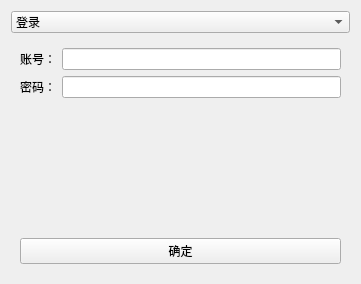
<?xml version="1.0" encoding="UTF-8"?>
<ui version="4.0">
 <class>Widget</class>
 <widget class="QWidget" name="Widget">
  <property name="geometry">
   <rect>
    <x>0</x>
    <y>0</y>
    <width>361</width>
    <height>284</height>
   </rect>
  </property>
  <property name="windowTitle">
   <string>Widget</string>
  </property>
  <layout class="QVBoxLayout" name="verticalLayout_4">
   <item>
    <layout class="QVBoxLayout" name="verticalLayout_3">
     <item>
      <widget class="QComboBox" name="comboBox">
       <item>
        <property name="text">
         <string>登录</string>
        </property>
       </item>
       <item>
        <property name="text">
         <string>注册</string>
        </property>
       </item>
      </widget>
     </item>
     <item>
      <widget class="QWidget" name="login_or_regist" native="true">
       <layout class="QVBoxLayout" name="verticalLayout_2">
        <item>
         <layout class="QVBoxLayout" name="verticalLayout">
          <item>
           <layout class="QHBoxLayout" name="horizontalLayout">
            <item>
             <widget class="QLabel" name="label">
              <property name="text">
               <string>账号：</string>
              </property>
             </widget>
            </item>
            <item>
             <widget class="QLineEdit" name="account"/>
            </item>
           </layout>
          </item>
          <item>
           <layout class="QHBoxLayout" name="horizontalLayout_2">
            <item>
             <widget class="QLabel" name="label_2">
              <property name="text">
               <string>密码：</string>
              </property>
             </widget>
            </item>
            <item>
             <widget class="QLineEdit" name="passwd">
              <property name="echoMode">
               <enum>QLineEdit::Password</enum>
              </property>
             </widget>
            </item>
           </layout>
          </item>
          <item>
           <spacer name="verticalSpacer">
            <property name="orientation">
             <enum>Qt::Vertical</enum>
            </property>
            <property name="sizeHint" stdset="0">
             <size>
              <width>17</width>
              <height>17</height>
             </size>
            </property>
           </spacer>
          </item>
          <item>
           <widget class="QPushButton" name="yes">
            <property name="text">
             <string>确定</string>
            </property>
           </widget>
          </item>
         </layout>
        </item>
       </layout>
      </widget>
     </item>
    </layout>
   </item>
  </layout>
 </widget>
 <resources/>
 <connections/>
</ui>
